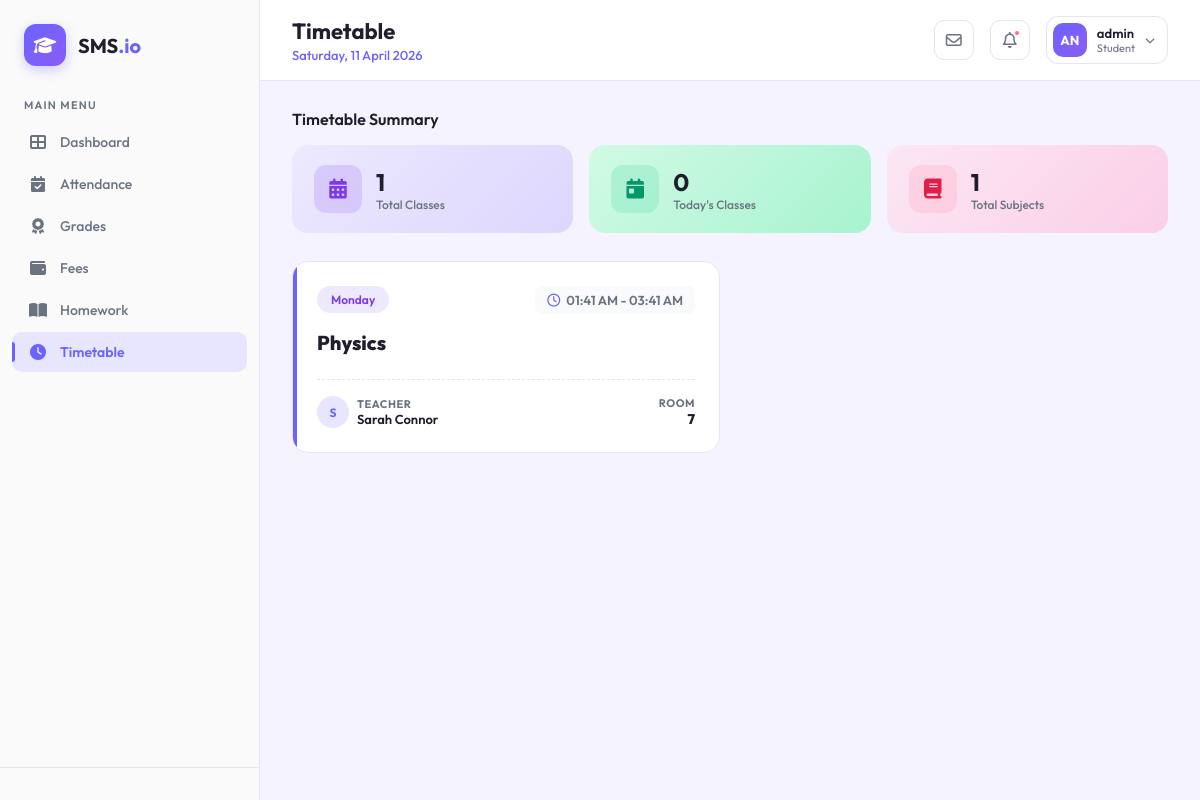
Page /students/timetable/ (signed in) on the committed database.
### core/models.py (models this page shows, shortened)
class User(AbstractUser):
    class Role(models.TextChoices):
        ADMIN = "ADMIN", "Admin"
        STUDENT = "STUDENT", "Student"
        PARENT = "PARENT", "Parent"
        TEACHER = "TEACHER", "Teacher"
        STAFF = "STAFF", "Staff"
        TRANSPORT_MANAGER = "TRANSPORT_MANAGER", "Transport Manager"
    base_role = Role.ADMIN
    role = models.CharField(max_length=50, choices=Role.choices)

### academics/models.py (models this page shows, shortened)
class Timetable(models.Model):
    class DayOfWeek(models.TextChoices):
        MONDAY = 'MONDAY', 'Monday'
        TUESDAY = 'TUESDAY', 'Tuesday'
        WEDNESDAY = 'WEDNESDAY', 'Wednesday'
        THURSDAY = 'THURSDAY', 'Thursday'
        FRIDAY = 'FRIDAY', 'Friday'
        SATURDAY = 'SATURDAY', 'Saturday'
        SUNDAY = 'SUNDAY', 'Sunday'
    class_group = models.ForeignKey(Class, on_delete=models.CASCADE, related_name='timetable')
    subject = models.ForeignKey(Subject, on_delete=models.CASCADE)
    teacher = models.ForeignKey('staff.Staff', on_delete=models.SET_NULL, null=True, blank=True)
    day = models.CharField(max_length=10, choices=DayOfWeek.choices)
    start_time = models.TimeField()
    end_time = models.TimeField()
    room_number = models.CharField(max_length=20, blank=True)
    class Meta:
        unique_together = ('class_group', 'day', 'start_time')

class Subject(models.Model):
    name = models.CharField(max_length=100)
    code = models.CharField(max_length=20, unique=True)
    classes = models.ManyToManyField(Class, related_name='subjects')
    teacher = models.ForeignKey('staff.Staff', on_delete=models.SET_NULL, null=True, blank=True, related_name='subjects_taught')

### staff/models.py (models this page shows, shortened)
class Staff(models.Model):
    user = models.OneToOneField(settings.AUTH_USER_MODEL, on_delete=models.CASCADE, related_name='staff_profile')
    designation = models.CharField(max_length=100)
    employee_id = models.CharField(max_length=20, unique=True)
    department = models.CharField(max_length=100)
    joining_date = models.DateField()

### students/views.py (the view)
# urls.py: path('timetable/', views.student_timetable, name='timetable'),
@login_required
def student_timetable(request):
    try:
        student = request.user.student_profile
    except Student.DoesNotExist:
        return redirect('student_dashboard')
    timetable_entries = Timetable.objects.filter(class_group=student.current_class).order_by('day', 'start_time')
    current_day = timezone.now().strftime('%A').upper()
    todays_classes = timetable_entries.filter(day=current_day).count()
    total_classes = timetable_entries.count()
    total_subjects = timetable_entries.values('subject').distinct().count()
    context = {
        'timetable': timetable_entries,
        'todays_classes': todays_classes,
        'total_classes': total_classes,
        'total_subjects': total_subjects,
    }
    return render(request, 'students/timetable.html', context)

### students/templates/students/timetable.html (shortened to what this page needs)
{% extends 'dashboard_base.html' %}
{% block header_title %}Timetable{% endblock %}
{% block user_role %}Student{% endblock %}
{% block sidebar_nav %}
<a href="{% url 'students:dashboard' %}" class="nav-item">
    <i class="fas fa-th-large"></i> Dashboard
</a>
<a href="{% url 'students:attendance' %}" class="nav-item">
    <i class="fas fa-calendar-check"></i> Attendance
</a>
<a href="{% url 'students:grades' %}" class="nav-item">
    <i class="fas fa-award"></i> Grades
</a>
<a href="{% url 'students:fees' %}" class="nav-item">
    <i class="fas fa-wallet"></i> Fees
</a>
<a href="{% url 'students:homework' %}" class="nav-item">
    <i class="fas fa-book-open"></i> Homework
</a>
<a href="{% url 'students:timetable' %}" class="nav-item active">
    <i class="fas fa-clock"></i> Timetable
</a>
{% endblock %}
{% block dashboard_content %}
<div class="stats-section animate-in">
    <div class="stats-section-title">Timetable Summary</div>
    <div class="stats-grid" style="grid-template-columns: repeat(3, 1fr);">
        <div class="stat-card gradient-purple">
            <div class="stat-icon purple"><i class="fas fa-calendar-alt"></i></div>
            <div class="stat-info">
                <div class="stat-value">{{ total_classes }}</div>
                <div class="stat-label">Total Classes</div>
            </div>
        </div>
        <div class="stat-card gradient-green">
            <div class="stat-icon green"><i class="fas fa-calendar-day"></i></div>
            <div class="stat-info">
                <div class="stat-value">{{ todays_classes }}</div>
                <div class="stat-label">Today's Classes</div>
            </div>
        </div>
        <div class="stat-card gradient-pink">
            <div class="stat-icon pink"><i class="fas fa-book"></i></div>
            <div class="stat-info">
                <div class="stat-value">{{ total_subjects }}</div>
                <div class="stat-label">Total Subjects</div>
            </div>
        </div>
    </div>
</div>
<div class="timetable-grid animate-in animate-delay-1">
    {% for entry in timetable %}
    <div class="timetable-box">
        <div style="display: flex; justify-content: space-between; align-items: flex-start; margin-bottom: 16px;">
            <span class="badge badge-purple" style="font-size: 12px; padding: 6px 14px;">
                {{ entry.get_day_display }}
            </span>
            <span
                style="font-size: 13px; color: var(--text-secondary); font-weight: 600; display: flex; align-items: center; gap: 6px; background: var(--bg-light); padding: 6px 12px; border-radius: 8px;">
                <i class="far fa-clock" style="color: var(--primary);"></i>
                {{ entry.start_time|time:"h:i A" }} - {{ entry.end_time|time:"h:i A" }}
            </span>
        </div>
        <h4 style="font-size: 20px; font-weight: 800; color: var(--text-dark); margin-bottom: 8px;">
            {{ entry.subject.name }}
        </h4>
        <div
            style="display: flex; justify-content: space-between; align-items: center; margin-top: 24px; padding-top: 16px; border-top: 1px dashed var(--border-color);">
            <div style="display: flex; align-items: center; gap: 8px;">
                <div
                    style="width: 32px; height: 32px; border-radius: 50%; background: var(--primary-light); color: var(--primary); display: flex; justify-content: center; align-items: center; font-weight: bold; font-size: 12px;">
                    {{ entry.teacher.user.first_name|first|default:"T" }}
                </div>
                <div style="display: flex; flex-direction: column;">
                    <span
                        style="font-size: 11px; color: var(--text-secondary); text-transform: uppercase; font-weight: 700; letter-spacing: 0.5px;">Teacher</span>
                    <span style="font-size: 13px; font-weight: 600; color: var(--text-dark);">
                        {{ entry.teacher.user.get_full_name|default:"Not Assigned" }}
                    </span>
                </div>
            </div>
            <div style="display: flex; flex-direction: column; align-items: flex-end;">
                <span
                    style="font-size: 11px; color: var(--text-secondary); text-transform: uppercase; font-weight: 700; letter-spacing: 0.5px;">Room</span>
                <span style="font-size: 14px; font-weight: 800; color: var(--text-dark);">
                    {{ entry.room_number|default:"TBA" }}
                </span>
            </div>
        </div>
    </div>
    {% endfor %}
</div>
{% endblock %}

### core/templates/dashboard_base.html (shortened to what this page needs)
<!DOCTYPE html>
<html lang="en">
<head>
    <link rel="stylesheet" href="https://cdnjs.cloudflare.com/ajax/libs/font-awesome/6.4.0/css/all.min.css">
</head>
<body>
    <div class="dashboard-wrapper">
        <aside class="sidebar" id="sidebar">
            <div class="sidebar-brand">
                <div class="logo-icon">
                    <i class="fas fa-graduation-cap"></i>
                </div>
                <div class="brand-text">SMS<span>.io</span></div>
            </div>
            <nav class="sidebar-nav">
                <div class="nav-label">Main Menu</div>
                {% block sidebar_nav %}{% endblock %}
            </nav>
            <div class="sidebar-footer">
            </div>
        </aside>
        <main class="main-content">
            <header class="top-header">
                <div style="display: flex; align-items: center; gap: 16px;">
                    <div class="header-left">
                        <h1>{% block header_title %}Dashboard{% endblock %}</h1>
                        <div class="header-date">{% now "l, d F Y" %}</div>
                    </div>
                </div>
                <div class="header-right">
                    <div class="header-icon-btn">
                        <i class="far fa-envelope"></i>
                    </div>
                    <div class="header-icon-btn">
                        <i class="far fa-bell"></i>
                        <span class="notif-dot"></span>
                    </div>
                    <div class="user-profile">
                        <div class="user-avatar">
                            {{ user.username|make_list|first|upper }}{{ user.username|make_list|last|upper }}
                        </div>
                        <div class="user-info">
                            <div class="user-name">{{ user.get_full_name|default:user.username }}</div>
                            <div class="user-role">{% block user_role %}User{% endblock %}</div>
                        </div>
                        <i class="fas fa-chevron-down" style="font-size: 10px; color: var(--text-secondary);"></i>
                    </div>
                </div>
            </header>
            <div class="page-content">
                {% block dashboard_content %}{% endblock %}
            </div>
        </main>
    </div>
</body>
</html>

### students/templates/students/timetable.html (style rules this page uses)
.timetable-grid { display: grid; grid-template-columns: repeat(auto-fill, minmax(320px, 1fr)); gap: 20px; }
.timetable-box { background: white; border-radius: 16px; border: 1px solid var(--border-color); padding: 24px; transition: transform 0.2s, box-shadow 0.2s; position: relative; overflow: hidden; }
.timetable-box::before { content: ''; position: absolute; top: 0; left: 0; bottom: 0; width: 4px; background: var(--primary); border-radius: 4px 0 0 4px; }

### rows in the picture
User: username|make_list "A", username|make_list "N", get_full_name "admin"
Timetable: day "Monday", start_time "01:41 AM", end_time "03:41 AM", subject.name "Physics", teacher.user.first_name|first "S", teacher.user.get_full_name "Sarah Connor", room_number "7"

### other values in the picture
{{ total_classes }} "1"
{{ todays_classes }} "0"
{{ total_subjects }} "1"
